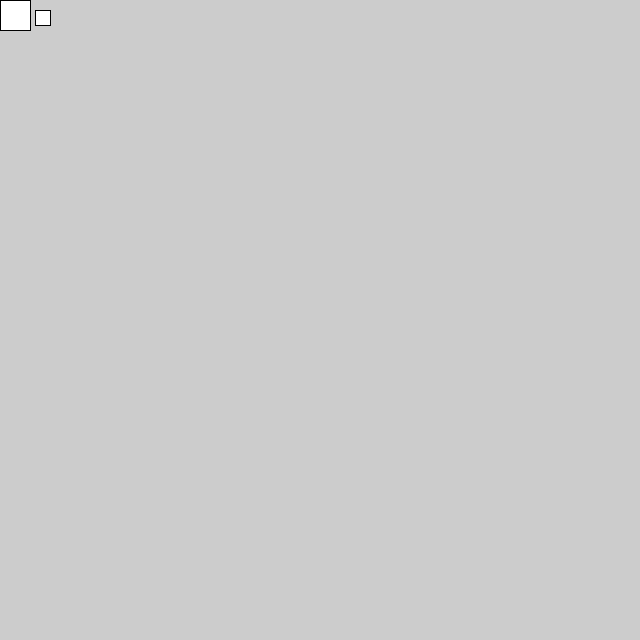
Frame 1 (no input)
Frame 60 (the mouse pressed at the canvas centre just before this capture): identical to frame 1, image omitted
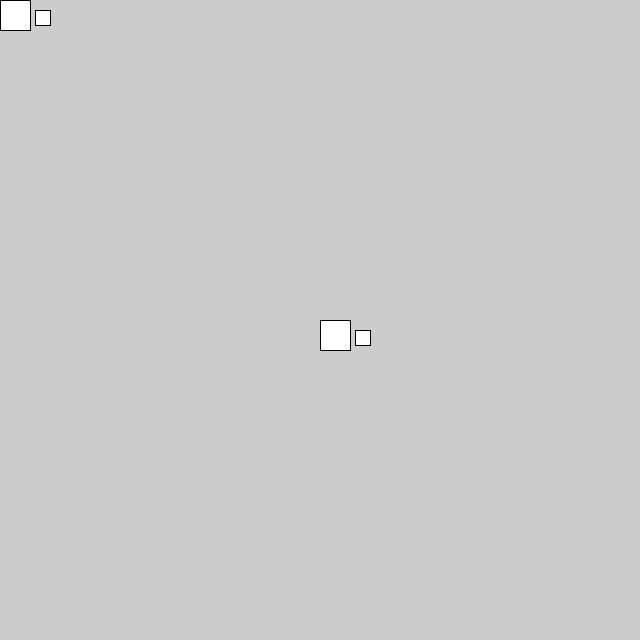
Frame 120 (the mouse held since frame 60 and released just before this capture)

The Processing sketch that drew these frames (run headless with seeded random() and noise(); from frame 60 on, the mouse is pressed at the canvas centre):

// Processing sketch: sketch_170328_example602
// ── sketch_170328_example602.pde
/*
* 初期処理
* 初回のみ実行
*/
void setup() {
  size(640, 640);
}

/*
* 描写処理
* 実行中は繰返し実行
*/
void draw() {
  translate(mouseX, mouseY);
  rect(0, 0, 30, 30);
  translate(35, 10);
  rect(0, 0, 15, 15);
}
